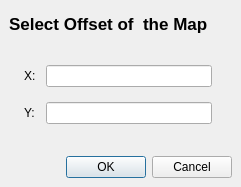
<?xml version="1.0" encoding="UTF-8"?>
<ui version="4.0">
 <class>Dialog</class>
 <widget class="QDialog" name="Dialog">
  <property name="geometry">
   <rect>
    <x>0</x>
    <y>0</y>
    <width>241</width>
    <height>187</height>
   </rect>
  </property>
  <property name="maximumSize">
   <size>
    <width>241</width>
    <height>187</height>
   </size>
  </property>
  <property name="windowTitle">
   <string>Set Offset</string>
  </property>
  <layout class="QGridLayout" name="gridLayout">
   <property name="leftMargin">
    <number>0</number>
   </property>
   <property name="topMargin">
    <number>0</number>
   </property>
   <property name="rightMargin">
    <number>0</number>
   </property>
   <property name="bottomMargin">
    <number>0</number>
   </property>
   <property name="verticalSpacing">
    <number>5</number>
   </property>
   <item row="0" column="0">
    <widget class="QStackedWidget" name="stackedWidget">
     <widget class="QWidget" name="offsets">
      <layout class="QGridLayout" name="gridLayout_3">
       <item row="2" column="0">
        <widget class="QDialogButtonBox" name="buttonBox">
         <property name="orientation">
          <enum>Qt::Horizontal</enum>
         </property>
         <property name="standardButtons">
          <set>QDialogButtonBox::Cancel|QDialogButtonBox::Ok</set>
         </property>
        </widget>
       </item>
       <item row="0" column="0">
        <widget class="QLabel" name="label">
         <property name="maximumSize">
          <size>
           <width>16777215</width>
           <height>30</height>
          </size>
         </property>
         <property name="font">
          <font>
           <pointsize>13</pointsize>
           <weight>75</weight>
           <bold>true</bold>
          </font>
         </property>
         <property name="text">
          <string>Select Offset of  the Map</string>
         </property>
        </widget>
       </item>
       <item row="1" column="0">
        <widget class="QWidget" name="formWidget" native="true">
         <layout class="QGridLayout" name="gridLayout_2">
          <property name="leftMargin">
           <number>15</number>
          </property>
          <property name="topMargin">
           <number>15</number>
          </property>
          <property name="rightMargin">
           <number>20</number>
          </property>
          <property name="bottomMargin">
           <number>20</number>
          </property>
          <property name="spacing">
           <number>10</number>
          </property>
          <item row="0" column="0">
           <widget class="QLabel" name="xLabel">
            <property name="text">
             <string>X:</string>
            </property>
           </widget>
          </item>
          <item row="0" column="1">
           <widget class="QLineEdit" name="offset_x"/>
          </item>
          <item row="1" column="0">
           <widget class="QLabel" name="yLabel">
            <property name="text">
             <string>Y:</string>
            </property>
           </widget>
          </item>
          <item row="1" column="1">
           <widget class="QLineEdit" name="offset_y"/>
          </item>
         </layout>
        </widget>
       </item>
      </layout>
     </widget>
     <widget class="QWidget" name="scale">
      <layout class="QGridLayout" name="gridLayout_4">
       <property name="leftMargin">
        <number>0</number>
       </property>
       <property name="topMargin">
        <number>0</number>
       </property>
       <property name="rightMargin">
        <number>0</number>
       </property>
       <property name="bottomMargin">
        <number>0</number>
       </property>
       <item row="0" column="0">
        <widget class="QGroupBox" name="width_scale">
         <property name="title">
          <string>Width scale:</string>
         </property>
         <layout class="QGridLayout" name="gridLayout_5">
          <property name="leftMargin">
           <number>6</number>
          </property>
          <property name="topMargin">
           <number>0</number>
          </property>
          <property name="rightMargin">
           <number>6</number>
          </property>
          <property name="bottomMargin">
           <number>0</number>
          </property>
          <property name="verticalSpacing">
           <number>2</number>
          </property>
          <item row="0" column="0">
           <widget class="QLabel" name="label_2">
            <property name="text">
             <string>Current:</string>
            </property>
           </widget>
          </item>
          <item row="0" column="1">
           <widget class="QLineEdit" name="current_width"/>
          </item>
          <item row="1" column="0">
           <widget class="QLabel" name="label_3">
            <property name="text">
             <string>Original:</string>
            </property>
           </widget>
          </item>
          <item row="1" column="1">
           <widget class="QLineEdit" name="original_width"/>
          </item>
         </layout>
        </widget>
       </item>
       <item row="1" column="0">
        <widget class="QGroupBox" name="height_scale">
         <property name="title">
          <string>Height Scale: </string>
         </property>
         <layout class="QGridLayout" name="gridLayout_6">
          <property name="leftMargin">
           <number>6</number>
          </property>
          <property name="topMargin">
           <number>0</number>
          </property>
          <property name="rightMargin">
           <number>6</number>
          </property>
          <property name="bottomMargin">
           <number>0</number>
          </property>
          <property name="verticalSpacing">
           <number>2</number>
          </property>
          <item row="1" column="0">
           <widget class="QLabel" name="label_5">
            <property name="text">
             <string>Original:</string>
            </property>
           </widget>
          </item>
          <item row="0" column="0">
           <widget class="QLabel" name="label_4">
            <property name="text">
             <string>Current:</string>
            </property>
           </widget>
          </item>
          <item row="0" column="1">
           <widget class="QLineEdit" name="current_height"/>
          </item>
          <item row="1" column="1">
           <widget class="QLineEdit" name="original_height"/>
          </item>
         </layout>
        </widget>
       </item>
       <item row="2" column="0">
        <widget class="QDialogButtonBox" name="scale_button">
         <property name="standardButtons">
          <set>QDialogButtonBox::Cancel|QDialogButtonBox::Ok</set>
         </property>
        </widget>
       </item>
      </layout>
     </widget>
    </widget>
   </item>
  </layout>
 </widget>
 <resources/>
 <connections>
  <connection>
   <sender>buttonBox</sender>
   <signal>accepted()</signal>
   <receiver>Dialog</receiver>
   <slot>accept()</slot>
   <hints>
    <hint type="sourcelabel">
     <x>248</x>
     <y>254</y>
    </hint>
    <hint type="destinationlabel">
     <x>157</x>
     <y>274</y>
    </hint>
   </hints>
  </connection>
  <connection>
   <sender>buttonBox</sender>
   <signal>rejected()</signal>
   <receiver>Dialog</receiver>
   <slot>reject()</slot>
   <hints>
    <hint type="sourcelabel">
     <x>316</x>
     <y>260</y>
    </hint>
    <hint type="destinationlabel">
     <x>286</x>
     <y>274</y>
    </hint>
   </hints>
  </connection>
 </connections>
</ui>
